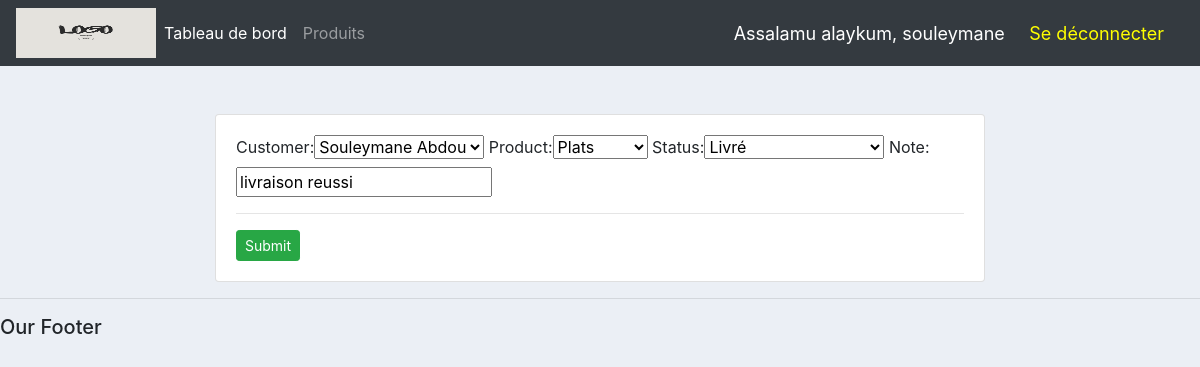
/update_order/5/ (signed in), run on an earlier commit of the app's database.
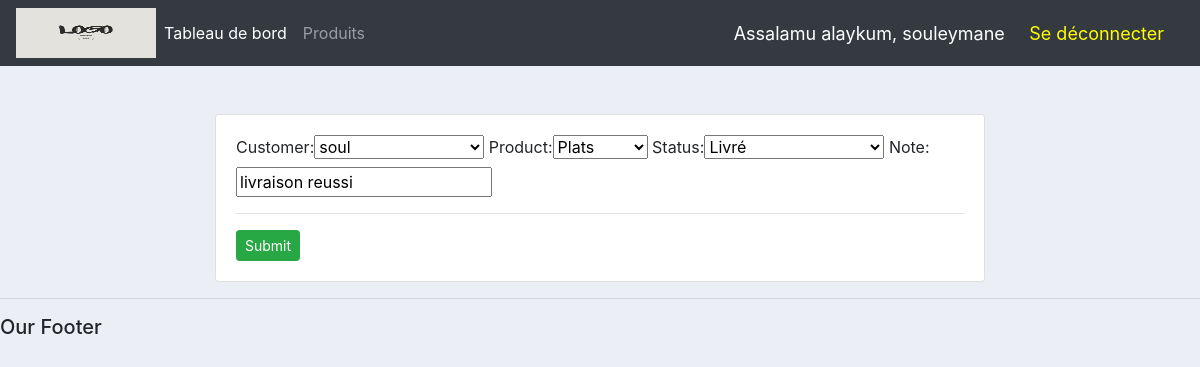
And on a later commit of the database.
### accounts/models.py (models this page shows, shortened)
class Order(models.Model):
    STATUS = (
        ('En attente', 'En attente'),
        ('En cours de livraison', 'En cours de livraison'),
        ('Livré', 'Livré'),
    )
    customer = models.ForeignKey(Customer, null=True, on_delete=models.SET_NULL)
    product = models.ForeignKey(Product, null=True, on_delete=models.SET_NULL)
    date_created = models.DateTimeField(auto_now_add=True, null=True)
    status = models.CharField(max_length=200, null=True, choices=STATUS)
    note = models.CharField(max_length=100, null=True)

### accounts/decorators.py (the view)
        def wrapper_func(request, *args, **kwargs):
            group = None
            if request.user.groups.exists():
                group = request.user.groups.all()[0].name
            if group in allowed_roles:
                return view_func(request, *args, **kwargs)
            else:
                return redirect('user_page')

### accounts/forms.py
class OrderForm(ModelForm):
    class Meta:
        model = Order
        fields = '__all__'

### accounts/models.py (called while the page is built)
    def __str__(self):
        return str(self.name) or ''

    def __str__(self):
        return self.name

### accounts/views/updateOrder.py (called while the page is built)
@login_required(login_url='login')
@allowed_users(allowed_roles=['admin'])
def updateOrder(request, pk):
    order = Order.objects.get(id=pk)
    form = OrderForm(instance=order)
    if request.method == "POST":
        form = OrderForm(request.POST, instance=order)
        if form.is_valid():
            form.save()
            return redirect('/')
    context = {'form': form}
    return render(request, 'accounts/updateOrder_form.html', context)

### accounts/templates/accounts/updateOrder_form.html (shortened to what this page needs)
{% extends 'accounts/main.html' %}
{% load static %}
{% block content %}
    <br>
    <br>
    <div class="row">
        <div class="container col-md-8 col-md-offset-2">
            <div class="card card-body">
                <form action="" method="POST">
                        {{form}}
                        <hr>
                    <div>
                        <input class="btn btn-success btn-sm" type="submit" name="confirm">
                    </div>
                </form>
            </div>
        </div>
    </div>
{% endblock %}

What changed in the data, as far as the page shows it:
changed Order "Plats": customer "Souleymane Abdou" → "soul"
